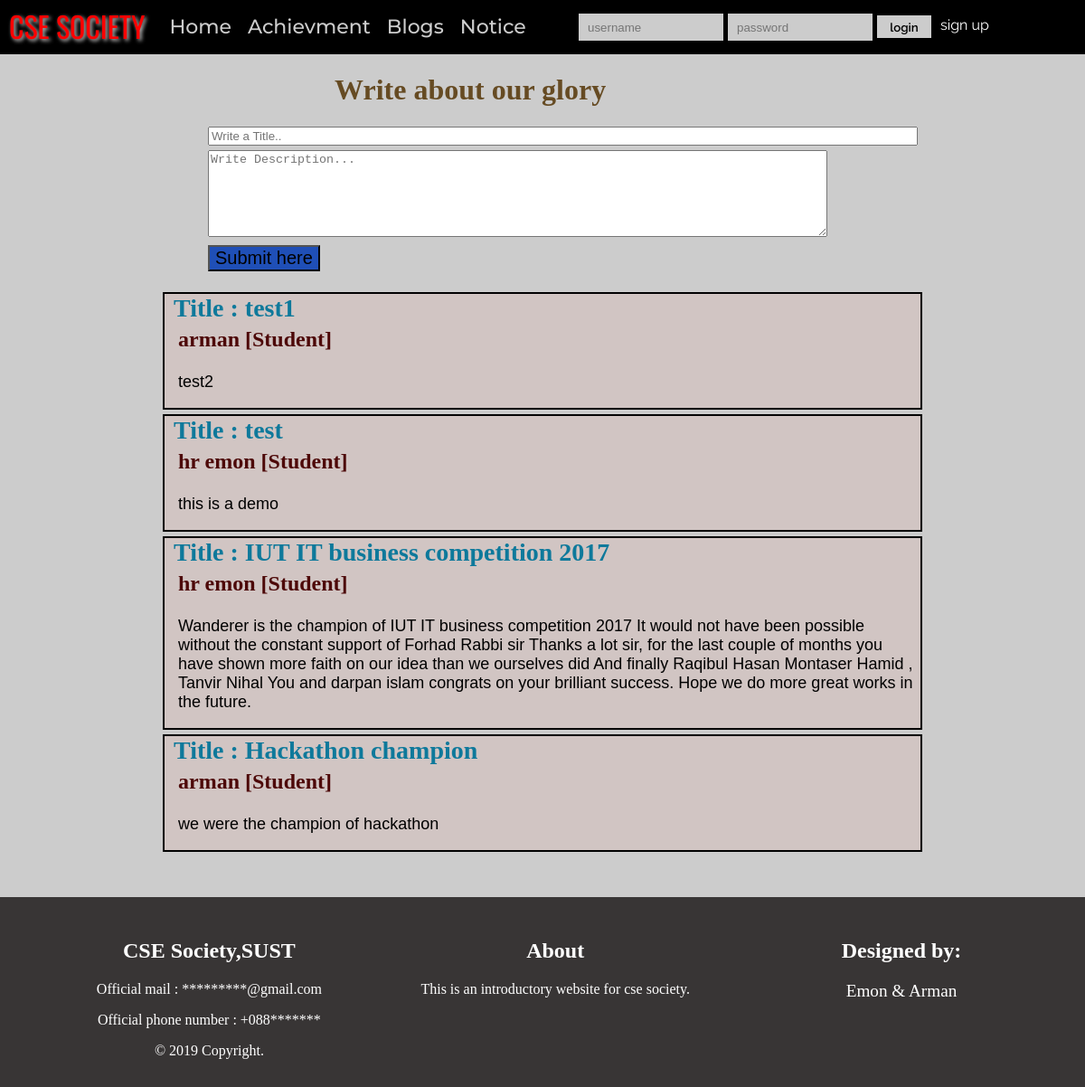
/achievement.php, run on the app's committed database.
### tables this page shows
CREATE TABLE IF NOT EXISTS `achievment` (
  `achvid` int(11) NOT NULL AUTO_INCREMENT,
  `achvtitle` text NOT NULL,
  `achvstatus` text NOT NULL,
  `achwriter` text NOT NULL,
  `achvdate` date NOT NULL,
  `writerid` int(11) DEFAULT NULL,
  PRIMARY KEY (`achvid`)
);

CREATE TABLE IF NOT EXISTS `customers` (
  `ID` int(11) NOT NULL AUTO_INCREMENT,
  `first_name` varchar(50) NOT NULL,
  `last_name` varchar(50) NOT NULL,
  `user_name` varchar(50) NOT NULL,
  `email` varchar(50) NOT NULL,
  `user_pass` varchar(256) NOT NULL,
  `user_prof` varchar(50) DEFAULT NULL,
  `user_vote` tinyint(1) DEFAULT '0',
  `logged_in` int(11) DEFAULT NULL,
  PRIMARY KEY (`ID`)
);

### achievement.php (the view, shortened to what this page needs)
<?php
	include_once 'includes/dbh.inc.php';
?>
<?php
	include_once 'header.php';
?>
		<?php
			$sql="SELECT * from achievment ORDER BY achvid DESC; ";
			$resultAchv = mysqli_query($connct,$sql);
		?>
        <div class="posting">
        	<form action="achievement.php" method="post" id="postingform">
			<ul>
				<li><h1 style="text-align:left; padding-left:140px; color:#664B23">Write about our glory</h1></li>
           		<li><input type="text" name="titleachv" placeholder="Write a Title.." size="95"  required="required"></li>
				<li><textarea cols="83" rows="6" name="contentachv" placeholder="Write Description..."  ></textarea></li>
				<li><input type="submit" name="subachv" value="Submit here" style="text-align:left; font-size:20px;  background-color:#1F4FB7"/></li>
        	</ul>
        	</form><br>
        </div>
		<div class="showposts">
			<?php
			    while($rowAchv=mysqli_fetch_array($resultAchv)){
			    	$id= $rowAchv['writerid'];
			    	$sql="SELECT * from customers where id='$id'; ";
					$resultidentity = mysqli_query($connct,$sql);
					$rowIdentity=mysqli_fetch_array($resultidentity);
			    	echo '<div class="singlepost">';
						echo '<div class="posttitle">Title : ' . $rowAchv['achvtitle'] . '</div>';
						echo '<div class="postusername">' . $rowAchv['achwriter'].' [' .$rowIdentity['user_prof'] .']</div>';
						$statusString=$rowAchv['achvstatus'];
			        	echo "<p>" . $statusString . "</p>";
			        	echo '</div>';
				    }
		    ?>
		</div>
<?php
	include_once 'footer.php';
?>

### style.css (style rules this page uses)
body { margin: 0; background-color: #ccc; }
.posting form { width: 70%; float: center; margin: 0px auto; }
.posting form ul { list-style: none; margin: 5px 5px 5px 5px; }
.posting form ul li { margin: 5px 5px 5px 5px; }
.singlepost { float: center; text-align: left; background-color: #D1C5C3; border: 2px solid black; margin-bottom: 5px; }
.showposts { height: auto; width: 70%; float: center; margin: 0px auto; }
.posttitle { color: #0E799B; font-size: 28px; font-weight: bolder; text-align: left; padding-bottom: 5px; padding-left: 10px; }
.postusername { color: #4D0808; font-size: 24px; font-weight: bold; text-align: left; padding-left: 15px; padding-bottom: 5px; }
.singlepost p { text-align: left; padding-left: 15px; font-size: 18px; font-family: sans-serif; }

### data on the page
achievment: achvtitle "test1", achwriter "arman", customers.user_prof "Student", achvstatus "test2"
achievment: achvtitle "test", achwriter "hr emon", customers.user_prof "Student", achvstatus "this is a demo"
achievment: achvtitle "IUT IT business competition 2017", achwriter "hr emon", customers.user_prof "Student", achvstatus "Wanderer is the champion of IUT IT business competition 2017 It would not have been possible without the constant support of Forhad Rabbi sir Thanks a lot sir, for the last couple of months you have shown more faith on our idea than we ourselves did And finally Raqibul Hasan Montaser Hamid , Tanvir Nihal You and darpan islam congrats on your brilliant success. Hope we do more great works in the future."
achievment: achvtitle "Hackathon champion", achwriter "arman", customers.user_prof "Student", achvstatus "we were the champion of hackathon"
